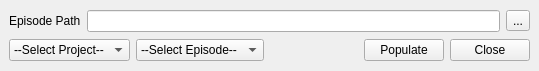
<?xml version="1.0" encoding="UTF-8"?>
<ui version="4.0">
 <class>MainWindow</class>
 <widget class="QMainWindow" name="MainWindow">
  <property name="geometry">
   <rect>
    <x>0</x>
    <y>0</y>
    <width>539</width>
    <height>71</height>
   </rect>
  </property>
  <property name="windowTitle">
   <string>MainWindow</string>
  </property>
  <widget class="QWidget" name="centralwidget">
   <layout class="QVBoxLayout" name="verticalLayout">
    <item>
     <layout class="QHBoxLayout" name="horizontalLayout">
      <item>
       <widget class="QLabel" name="label">
        <property name="text">
         <string>Episode Path</string>
        </property>
       </widget>
      </item>
      <item>
       <widget class="QLineEdit" name="epPathBox"/>
      </item>
      <item>
       <widget class="QToolButton" name="browseButton">
        <property name="text">
         <string>...</string>
        </property>
       </widget>
      </item>
     </layout>
    </item>
    <item>
     <layout class="QHBoxLayout" name="horizontalLayout_2">
      <item>
       <widget class="QComboBox" name="projectBox">
        <item>
         <property name="text">
          <string>--Select Project--</string>
         </property>
        </item>
       </widget>
      </item>
      <item>
       <widget class="QComboBox" name="epBox">
        <item>
         <property name="text">
          <string>--Select Episode--</string>
         </property>
        </item>
       </widget>
      </item>
      <item>
       <spacer name="horizontalSpacer">
        <property name="orientation">
         <enum>Qt::Horizontal</enum>
        </property>
        <property name="sizeHint" stdset="0">
         <size>
          <width>40</width>
          <height>20</height>
         </size>
        </property>
       </spacer>
      </item>
      <item>
       <widget class="QPushButton" name="populateButton">
        <property name="toolTip">
         <string>Populate episode data on TACTIC</string>
        </property>
        <property name="text">
         <string>Populate</string>
        </property>
       </widget>
      </item>
      <item>
       <widget class="QPushButton" name="pushButton_2">
        <property name="text">
         <string>Close</string>
        </property>
       </widget>
      </item>
     </layout>
    </item>
   </layout>
  </widget>
 </widget>
 <resources/>
 <connections>
  <connection>
   <sender>pushButton_2</sender>
   <signal>clicked()</signal>
   <receiver>MainWindow</receiver>
   <slot>close()</slot>
   <hints>
    <hint type="sourcelabel">
     <x>361</x>
     <y>72</y>
    </hint>
    <hint type="destinationlabel">
     <x>132</x>
     <y>80</y>
    </hint>
   </hints>
  </connection>
 </connections>
</ui>
